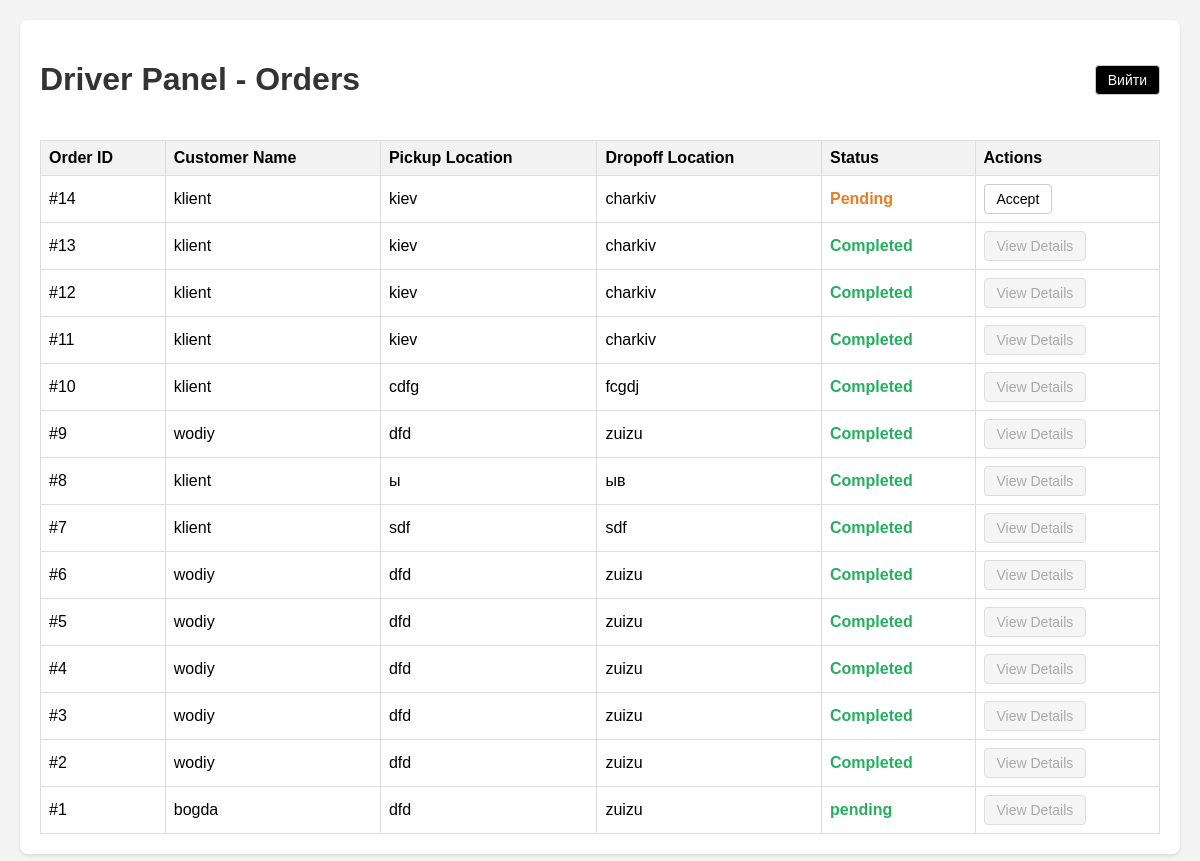
The app's page /orders/dashboard/ (signed in) with its own data.
### orders/models.py (models this page shows, shortened)
class Order(models.Model):
    STATUS_PENDING = 'pending'
    STATUS_IN_PROGRESS = 'in_progress'
    STATUS_COMPLETED = 'completed'
    STATUS_CHOICES = (
        (STATUS_PENDING, 'Очікується'),
        (STATUS_IN_PROGRESS, 'В дорозі'),
        (STATUS_COMPLETED, 'Виконано'),
    )
    client = models.ForeignKey(
        settings.AUTH_USER_MODEL,
        on_delete=models.CASCADE,
        related_name='client_orders',
        verbose_name='Клієнт'
    )
    driver = models.ForeignKey(
        settings.AUTH_USER_MODEL,
        on_delete=models.SET_NULL,
        null=True,
        blank=True,
        related_name='driver_orders',
        verbose_name='Водій'
    )
    pickup_location = models.CharField(max_length=255, verbose_name='Звідки')
    dropoff_location = models.CharField(max_length=255, verbose_name='Куди')
    status = models.CharField(
        max_length=20,
        choices=STATUS_CHOICES,
        default=STATUS_PENDING,
        verbose_name='Статус'
    )
    created_at = models.DateTimeField(auto_now_add=True, verbose_name='Створено')

### accounts/models.py (models this page shows, shortened)
class User(AbstractUser):
    ROLE_CLIENT = 'client'
    ROLE_DRIVER = 'driver'
    ROLE_MANAGER = 'manager'
    ROLE_CHOICES = (
        (ROLE_CLIENT, 'Клієнт'),
        (ROLE_DRIVER, 'Водій'),
        (ROLE_MANAGER, 'Менеджер'),
    )
    role = models.CharField(max_length=20, choices=ROLE_CHOICES, default=ROLE_CLIENT)

### orders/views.py (the view)
# urls.py: path('dashboard/', views.role_dashboard, name='role_dashboard'),
@login_required(login_url='/accounts/login/')
def role_dashboard(request):
    user = request.user
    if user.is_staff or 'driver' in user.username.lower() or user.username.lower() == 'wodiy':
        orders = Order.objects.all().order_by('-id')
        return render(request, 'ordersa/orders.html', {'orders': orders})
    else:
        messages.warning(request, "Клієнти керують замовленнями з головної сторінки.")
        return redirect('home')

### templates/ordersa/orders.html (shortened to what this page needs)
<!DOCTYPE html>
<html lang="uk">
<head>
</head>
<body>
    <div class="container">
        <div style="display: flex; justify-content: space-between; align-items: center;">
            <h1>Driver Panel - Orders</h1>
            <a href="{% url 'logout' %}" class="btn" style="background: #000; color: #fff;">Вийти</a>
        </div>
        <table>
            <thead>
                <tr>
                    <th>Order ID</th>
                    <th>Customer Name</th>
                    <th>Pickup Location</th>
                    <th>Dropoff Location</th>
                    <th>Status</th>
                    <th>Actions</th>
                </tr>
            </thead>
            <tbody>
                {% for order in orders %}
                <tr>
                    <td>#{{ order.id }}</td>
                    <td>{{ order.client.username }}</td>
                    <td>{{ order.pickup_location }}</td>
                    <td>{{ order.dropoff_location }}</td>
                    <td>
                        <span style="font-weight: bold;
                            {% if order.status == 'Pending' %}color: #e67e22;
                            {% elif order.status == 'Accepted' %}color: #2980b9;
                            {% else %}color: #27ae60;{% endif %}">
                            {{ order.status }}
                        </span>
                    </td>
                    <td>
                        {% if order.status == 'Pending' %}
                            <a href="{% url 'driver_take_order' order.id %}" class="btn">Accept</a>
                        {% elif order.status == 'Accepted' %}
                            <a href="{% url 'driver_complete_order' order.id %}" class="btn" style="border-color: #27ae60; color: #27ae60;">Complete</a>
                        {% else %}
                            <span class="btn btn-disabled">View Details</span>
                        {% endif %}
                    </td>
                </tr>
                {% empty %}
                <tr>
                    <td colspan="6" style="text-align: center; color: #777; padding: 20px;">
                        Наразі немає активних замовлень у базі даних.
                    </td>
                </tr>
                {% endfor %}
            </tbody>
        </table>
    </div>
</body>
</html>

### templates/ordersa/orders.html (style rules this page uses)
body { font-family: Arial, sans-serif; margin: 20px; background-color: #f4f4f4; }
.container { background-color: #fff; padding: 20px; border-radius: 8px; box-shadow: 0 2px 4px rgba(0, 0, 0, 0.1); }
h1 { color: #333; }
table { width: 100%; border-collapse: collapse; margin-top: 20px; }
th, td { border: 1px solid #ddd; padding: 8px; text-align: left; }
th { background-color: #f2f2f2; }
.btn { padding: 6px 12px; border: 1px solid #ccc; border-radius: 4px; cursor: pointer; font-size: 14px; text-decoration: none; display: inline-block; text-align: center; color: black; background: #fff; }
.btn-disabled { background-color: #f5f5f5; color: #aaa; cursor: not-allowed; border-color: #ddd; }

### records on screen
Order: id "14", client.username "klient", pickup_location "kiev", dropoff_location "charkiv", status "Pending", shows "Accept"
Order: id "13", client.username "klient", pickup_location "kiev", dropoff_location "charkiv", status "Completed", shows "View Details"
Order: id "12", client.username "klient", pickup_location "kiev", dropoff_location "charkiv", status "Completed", shows "View Details"
Order: id "11", client.username "klient", pickup_location "kiev", dropoff_location "charkiv", status "Completed", shows "View Details"
Order: id "10", client.username "klient", pickup_location "cdfg", dropoff_location "fcgdj", status "Completed", shows "View Details"
Order: id "9", client.username "wodiy", pickup_location "dfd", dropoff_location "zuizu", status "Completed", shows "View Details"
Order: id "8", client.username "klient", pickup_location "ы", dropoff_location "ыв", status "Completed", shows "View Details"
Order: id "7", client.username "klient", pickup_location "sdf", dropoff_location "sdf", status "Completed", shows "View Details"
Order: id "6", client.username "wodiy", pickup_location "dfd", dropoff_location "zuizu", status "Completed", shows "View Details"
Order: id "5", client.username "wodiy", pickup_location "dfd", dropoff_location "zuizu", status "Completed", shows "View Details"
Order: id "4", client.username "wodiy", pickup_location "dfd", dropoff_location "zuizu", status "Completed", shows "View Details"
Order: id "3", client.username "wodiy", pickup_location "dfd", dropoff_location "zuizu", status "Completed", shows "View Details"
Order: id "2", client.username "wodiy", pickup_location "dfd", dropoff_location "zuizu", status "Completed", shows "View Details"
Order: id "1", client.username "bogda", pickup_location "dfd", dropoff_location "zuizu", status "pending", shows "View Details"
